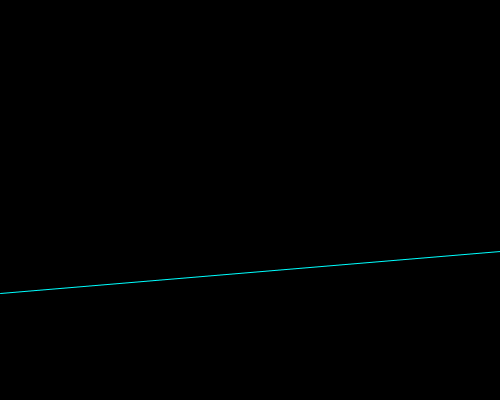
Frame 1 (no input)
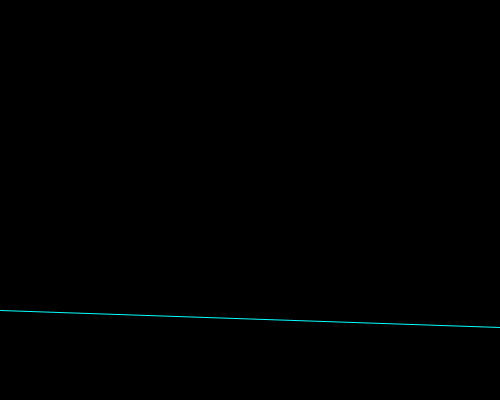
Frame 60 (the mouse pressed at the canvas centre just before this capture)
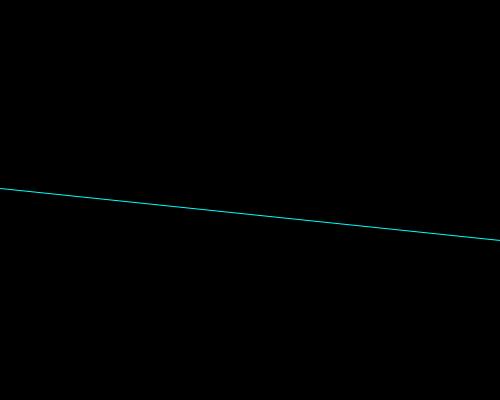
Frame 120 (the mouse held since frame 60 and released just before this capture)

The Processing sketch that drew these frames (run headless with seeded random() and noise(); from frame 60 on, the mouse is pressed at the canvas centre):

// Processing sketch: processing_130591
// ── processing_130591.pde

void setup() {
  size(500,400);
  frameRate(30);
}
void draw(){
  background(0);
  stroke (0,255,255);
  line (0,(random(100,400)),500,(random(200,400)));
}
